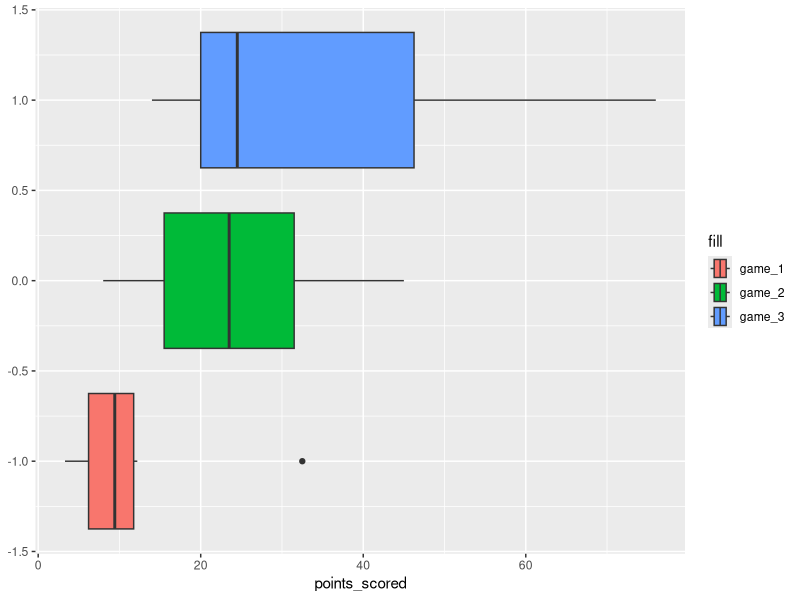
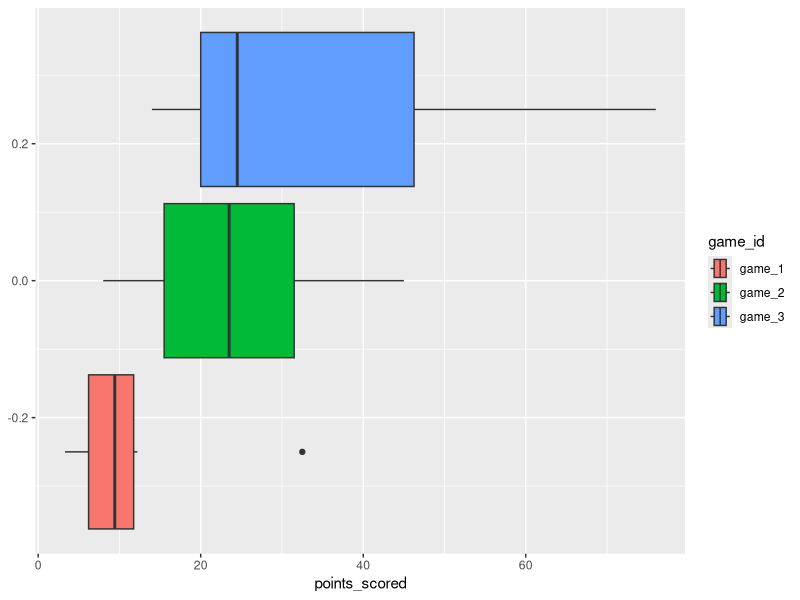

The R script that drew these images, in order:
## ---- chunk 1
library(tidyverse)
## ---- chunk 2
#we'll use some custom-created data for simplicity
sports_df <- tibble(player_name = c('Johnson', 'James', 'Aniston', 'Errol', 'Caine', 'Jamison'),
                     team = c('Tigers', 'Tigers', 'Lions', 'Lions', 'Lions', 'Bears'),
                     game_1 = c(12.2, 3.3, 32.5, 10.4, 8.45, 5.45),
                     game_2 = c(34, 45, 23, 13, 8, 24),
                     game_3 = c(14, 23, 76, 19, 26, 53))

#let's view it
sports_df
## ---- chunk 3
sports_df %>% summarise(game1_mean = mean(game_1),
                        game2_mean = mean(game_2),
                        game3_mean = mean(game_3))
## ---- chunk 4
sports_df %>% summarize(across(starts_with('game'), mean))
## ---- chunk 5
sports_df %>% 
  rowwise() %>%
  mutate(player_means = mean(c_across(game_1:game_3))) %>%
  ungroup()
## ---- chunk 6
sports_df %>%
  ggplot() +
  geom_boxplot(aes(x=game_1, y=-1, fill='game_1')) +
  geom_boxplot(aes(x=game_2, y=0, fill='game_2')) +
  geom_boxplot(aes(x=game_3, y=1, fill='game_3')) +
  scale_x_continuous(name = 'points_scored') +
  scale_y_continuous(name=NULL)
## ---- chunk 7
sports_df_tidy <- sports_df %>%
  pivot_longer(cols=starts_with('game'), names_to = 'game_id', values_to='points_scored')

sports_df_tidy
## ---- chunk 8
sports_df_tidy %>%
  group_by(game_id) %>%
  summarise(game_means = mean(points_scored))
## ---- chunk 9
sports_df_tidy %>%
  group_by(player_name, team) %>%
  summarize(player_means = mean(points_scored))
## ---- chunk 10
sports_df_tidy %>%
  ggplot(aes(x=points_scored, fill=game_id)) +
  geom_boxplot()
